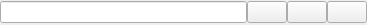
<?xml version="1.0" encoding="UTF-8"?>
<ui version="4.0">
 <class>ParamEditString</class>
 <widget class="QWidget" name="ParamEditString">
  <property name="geometry">
   <rect>
    <x>0</x>
    <y>0</y>
    <width>367</width>
    <height>25</height>
   </rect>
  </property>
  <property name="windowTitle">
   <string>Form</string>
  </property>
  <layout class="QHBoxLayout" name="horizontalLayout">
   <property name="spacing">
    <number>0</number>
   </property>
   <property name="leftMargin">
    <number>0</number>
   </property>
   <property name="topMargin">
    <number>0</number>
   </property>
   <property name="rightMargin">
    <number>0</number>
   </property>
   <property name="bottomMargin">
    <number>0</number>
   </property>
   <item>
    <widget class="QLineEdit" name="valueEdit"/>
   </item>
   <item>
    <widget class="QPushButton" name="readButton">
     <property name="sizePolicy">
      <sizepolicy hsizetype="Fixed" vsizetype="Fixed">
       <horstretch>0</horstretch>
       <verstretch>0</verstretch>
      </sizepolicy>
     </property>
     <property name="toolTip">
      <string>Read current setting</string>
     </property>
     <property name="text">
      <string/>
     </property>
     <property name="icon">
      <iconset resource="../res.qrc">
       <normaloff>:/res/icons/Upload-96.png</normaloff>:/res/icons/Upload-96.png</iconset>
     </property>
    </widget>
   </item>
   <item>
    <widget class="QPushButton" name="readDefaultButton">
     <property name="sizePolicy">
      <sizepolicy hsizetype="Fixed" vsizetype="Fixed">
       <horstretch>0</horstretch>
       <verstretch>0</verstretch>
      </sizepolicy>
     </property>
     <property name="toolTip">
      <string>Read default setting</string>
     </property>
     <property name="text">
      <string/>
     </property>
     <property name="icon">
      <iconset resource="../res.qrc">
       <normaloff>:/res/icons/Data Backup-96.png</normaloff>:/res/icons/Data Backup-96.png</iconset>
     </property>
    </widget>
   </item>
   <item>
    <widget class="QPushButton" name="helpButton">
     <property name="sizePolicy">
      <sizepolicy hsizetype="Fixed" vsizetype="Fixed">
       <horstretch>0</horstretch>
       <verstretch>0</verstretch>
      </sizepolicy>
     </property>
     <property name="toolTip">
      <string>Show help</string>
     </property>
     <property name="text">
      <string/>
     </property>
     <property name="icon">
      <iconset resource="../res.qrc">
       <normaloff>:/res/icons/Help-96.png</normaloff>:/res/icons/Help-96.png</iconset>
     </property>
    </widget>
   </item>
  </layout>
 </widget>
 <resources>
  <include location="../res.qrc"/>
 </resources>
 <connections/>
</ui>
